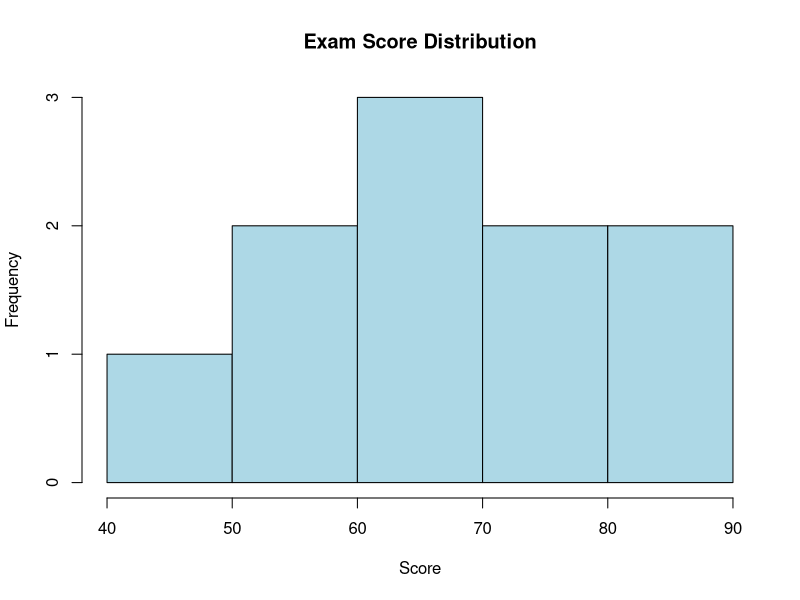

This figure's R source:
# C1 — Introduction to Statistics: R Implementation
# #StatsFromScratch — Module 0

# ----------------------------------------------------
# 1. Statistics in the PLURAL sense (raw aggregate data)
# ----------------------------------------------------
village_population <- c(1200, 980, 1450, 1100, 1340)  # "aggregate of facts"
print(village_population)

# A single number is NOT statistics in this sense:
single_value <- 1200   # this alone tells you little; it's not an "aggregate"

# ----------------------------------------------------
# 2. Statistics in the SINGULAR sense (the discipline/method)
# ----------------------------------------------------
# Demonstrating the core process: Collect -> Organize -> Analyze -> Interpret -> Present

# Collect
exam_scores <- c(55, 62, 71, 48, 90, 76, 65, 58, 82, 70)

# Organize
sorted_scores <- sort(exam_scores)
print(sorted_scores)

# Analyze (Descriptive Statistics)
summary_stats <- summary(exam_scores)
print(summary_stats)
cat("Mean:", mean(exam_scores), "\n")
cat("SD:", sd(exam_scores), "\n")

# Present
hist(exam_scores, main = "Exam Score Distribution", xlab = "Score", col = "lightblue")

# ----------------------------------------------------
# 3. Descriptive vs Inferential Statistics — illustrated
# ----------------------------------------------------

# DESCRIPTIVE: just describing the sample we have, no generalization claim
sample_mean <- mean(exam_scores)
cat("Descriptive: This SAMPLE's mean score is", sample_mean, "\n")

# INFERENTIAL: using the sample to make a claim about a LARGER population
set.seed(1)
t_test_result <- t.test(exam_scores, mu = 60)  # Is the population mean plausibly 60?
print(t_test_result)
cat("Inferential: Based on this sample, we test whether the TRUE POPULATION mean differs from 60.\n")
cat("This is an INFERENCE beyond the data we directly observed.\n")

# ----------------------------------------------------
# 4. Limitation illustration: statistics deals with aggregates, not individuals
# ----------------------------------------------------
# The class average doesn't tell us about any ONE specific student
cat("Class average:", mean(exam_scores), "\n")
cat("But student 4 scored:", exam_scores[4], "-- far from the average.\n")
cat("This illustrates the ecological fallacy risk: group statistics =/= individual truth.\n")
